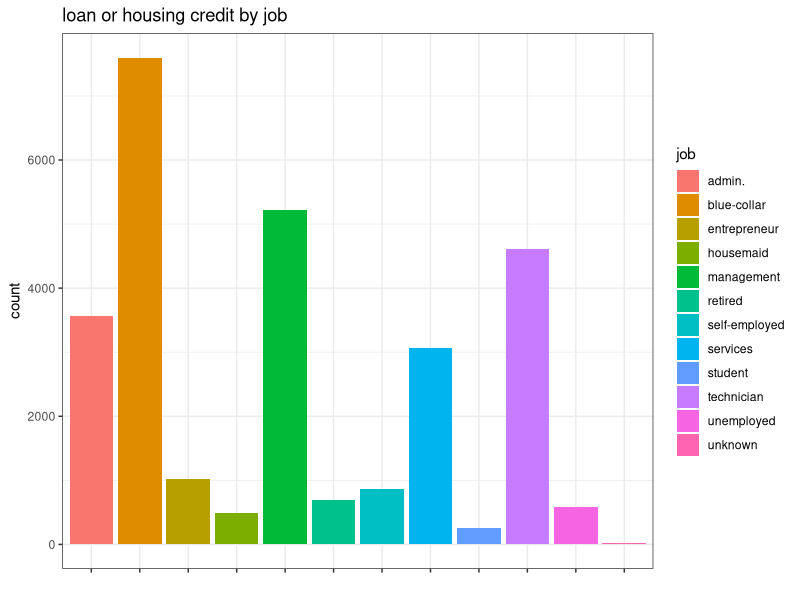
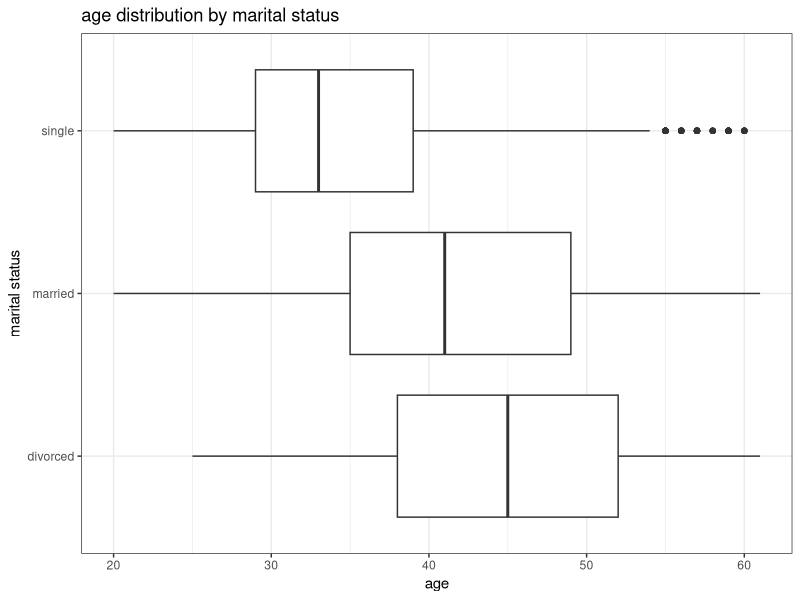
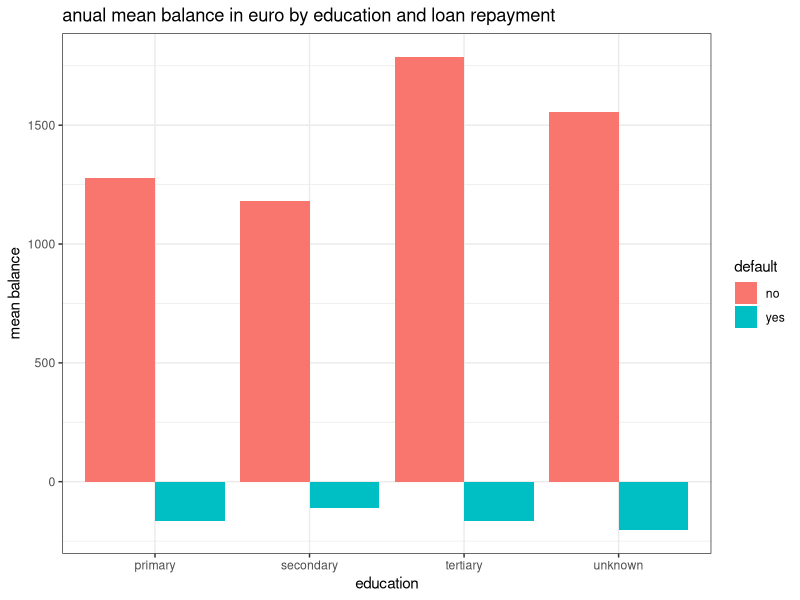
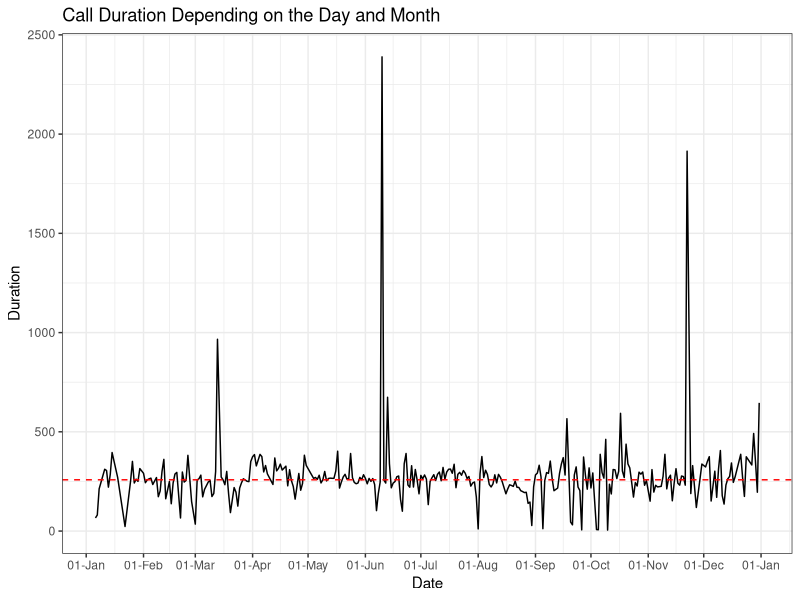
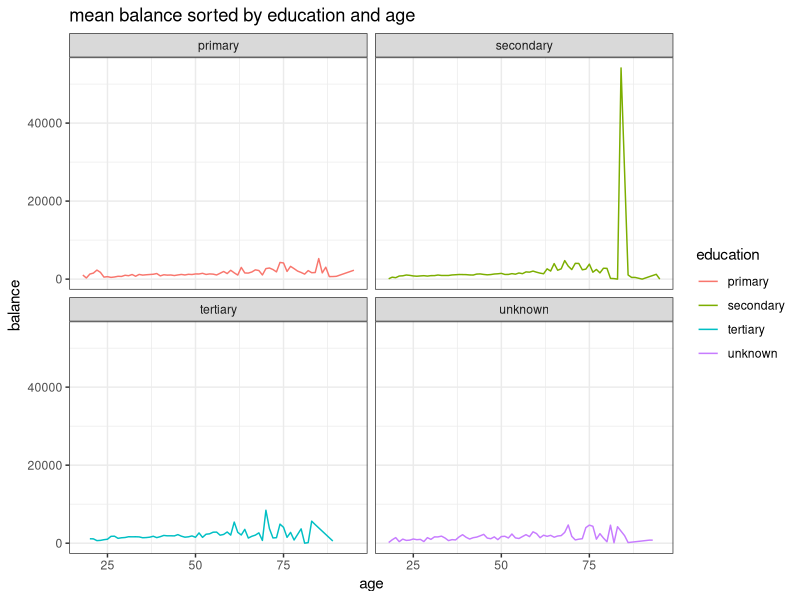
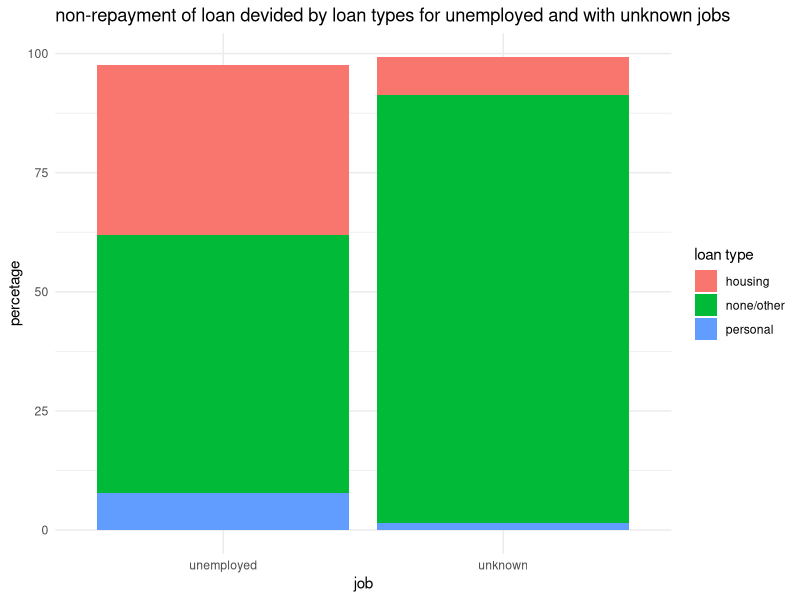

R code for these plots, in order:
## ---- chunk 1
knitr::opts_chunk$set(echo = TRUE)
library(dplyr)
library(ggplot2)
Sys.setlocale("LC_TIME", "English")

### Wczytanie danych
df <- read.csv("dane.csv")

## ---- chunk 2

df %>% 
  filter(loan == "yes"| housing == "yes") %>% 
  group_by(job) %>% 
  summarise(count = n()) %>% 
  arrange(desc(count)) %>% 
  ggplot(aes(x = job, y = count, fill = job)) +
  geom_col() +
  labs(x = "",
       y = "count",
       title = "loan or housing credit by job") +
  theme_bw()+
  theme(axis.text.x = element_blank())

## ---- chunk 3

df %>% 
  filter(contact == "unknown") %>% 
  ggplot(aes(x = age, y = marital)) +
  geom_boxplot() +
  labs(x = "age",
       y = "marital status",
       title = "age distribution by marital status") +
  theme_bw()

## ---- chunk 4

df %>% 
  group_by(education, default) %>% 
  summarise(mean.balance = mean(balance)) %>% 
  ggplot(aes(x = education, y = mean.balance, fill = default)) +
  geom_col(position = "dodge") +
  labs(x = "education",
       y = "mean balance",
       title = "anual mean balance in euro by education and loan repayment") +
  theme_bw()

## ---- chunk 5
  
df %>% 
    mutate(
    mean.duration = mean(duration),
    day = as.numeric(day),
    month = case_when(
      month == "jan" ~ "Jan",
      month == "feb" ~ "Feb",
      month == "mar" ~ "Mar",
      month == "apr" ~ "Apr",
      month == "may" ~ "May",
      month == "jun" ~ "Jun",
      month == "jul" ~ "Jul",
      month == "aug" ~ "Aug",
      month == "sep" ~ "Sep",
      month == "oct" ~ "Oct",
      month == "nov" ~ "Nov",
      month == "dec" ~ "Dec",
      TRUE ~ month  
  )) %>% 
  group_by(day, month) %>% 
  summarise(by.date.duration = mean(duration), mean.duration = first(mean.duration)) %>% 
  mutate(date = as.Date(paste(day, month, "2025", sep = "-"), format = "%d-%b-%Y")) %>% 
  ggplot(aes(x = date, y = by.date.duration)) +
  geom_line() +
  geom_hline(aes(yintercept = mean.duration), color = "red", linetype = "dashed") +
  labs(x = "Date", y = "Duration", title = "Call Duration Depending on the Day and Month") +
  theme_bw() +
  scale_x_date(labels = scales::date_format("%d-%b"), breaks = "1 month")

## ---- chunk 6

df %>% 
  group_by(education, age) %>% 
  summarise(mean.balance = mean(balance), .groups = 'drop') %>% 
  ggplot(aes(x = age, y = mean.balance,  color = education)) +
  geom_line() +
  facet_wrap(~education)+
  labs(x = "age",
       y = "balance",
       title = "mean balance sorted by education and age") +
  theme_bw()

## ---- chunk 7

df %>% 
  filter(job == "unknown" | job == "unemployed") %>% 
  select(job, default, housing, loan) %>% 
  mutate(loan.type = case_when(
    loan == "yes" ~ "personal",
    housing == "yes" ~ "housing",
    TRUE ~ "none/other"
  )) %>% 
  select(job, default, loan.type) %>%
  group_by(job, default, loan.type) %>% 
  summarise(count = n()) %>% 
  group_by(job) %>%  
  mutate(percentage = count / sum(count) * 100) %>%  
  filter(default == "no") %>% 
  ggplot(aes(x = job, y = percentage, fill = loan.type)) +
  geom_bar(stat = "identity", position = "stack") +  
  labs(title = "non-repayment of loan devided by loan types for unemployed and with unknown jobs",
       x = "job",
       y = "percetage",
       fill = "loan type") +
  theme_minimal() 
  
#df %>% 
#  filter(job == "unknown" | job == "unemployed") %>% 
#  select(job, default, housing, loan) %>% 
#  mutate(loan.type = case_when(
#    loan == "yes" ~ "personal",
#    housing == "yes" ~ "housing",
#    TRUE ~ "none/unknown"
#  )) %>% 
#  select(job, default, loan.type) %>%
#  group_by(job, default, loan.type) %>% 
#  summarise(count = n()) %>% 
#  group_by(job) %>%  
#  mutate(percentage = count / sum(count) * 100) %>%  
#  ggplot(aes(x = job, y = percentage, fill = loan.type)) +
#  geom_bar(stat = "identity", position = "stack") +  
#  facet_wrap(~ default) + 
#  labs(title = "loan repayment devided by loan types for unemployed and with unknown jobs",
#       x = "job",
#       y = "percetage",
#       fill = "loan type") +
#  theme_minimal() 
  
